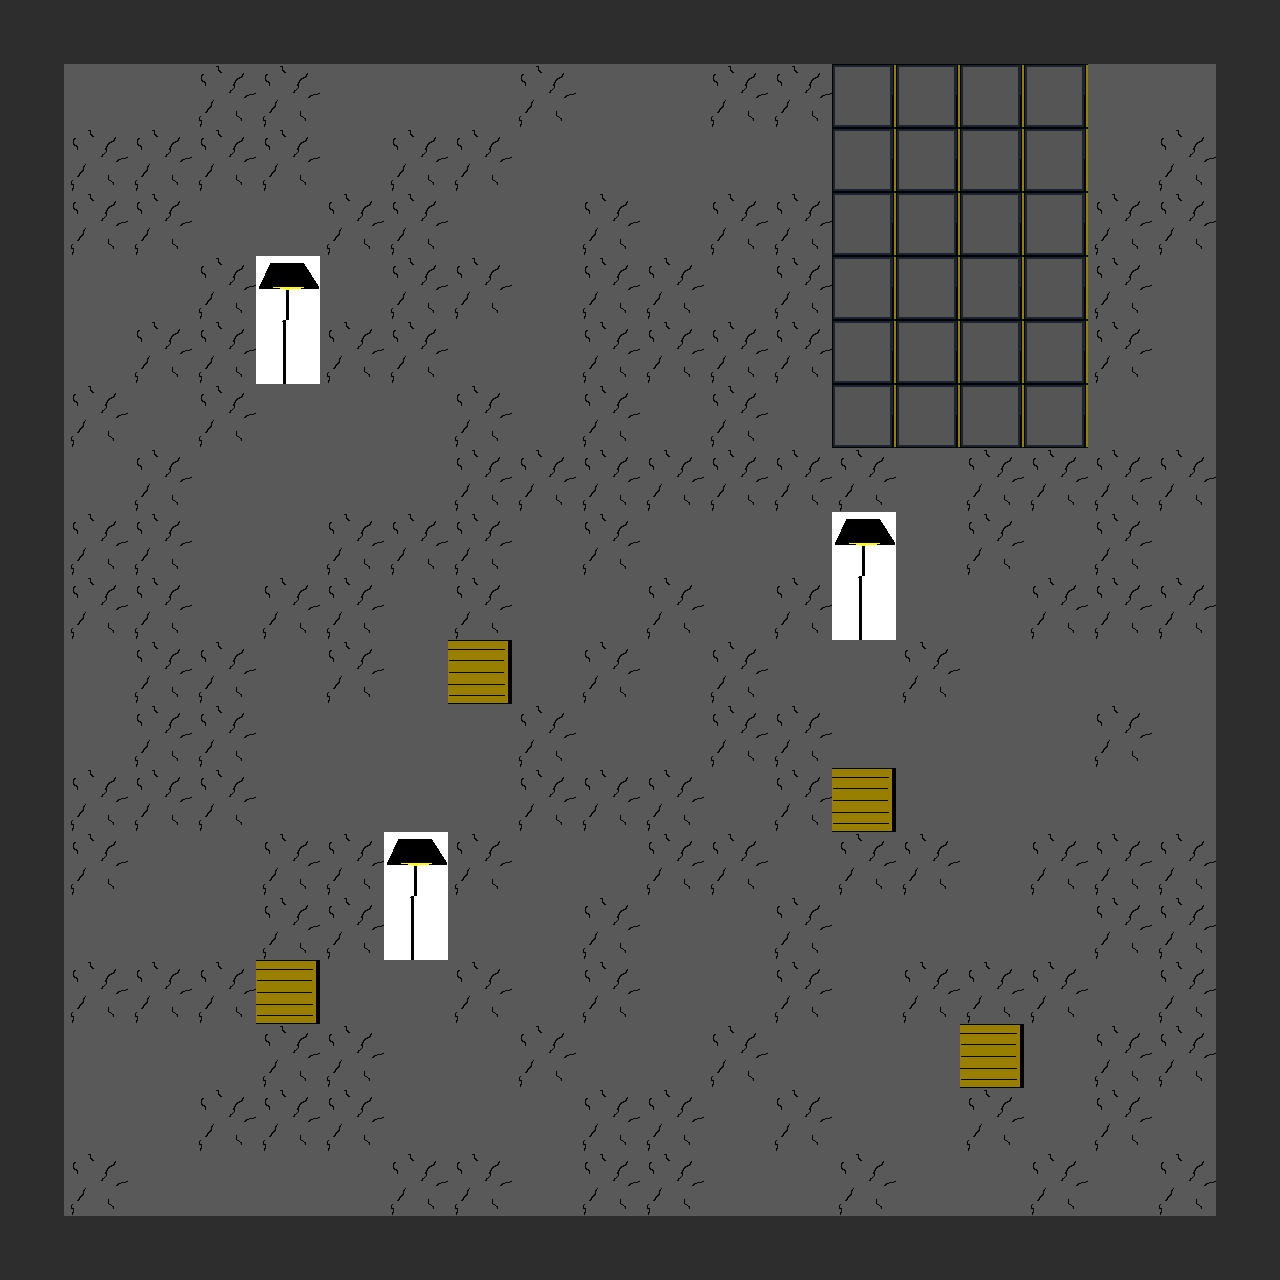

This is a level from a 2D game, rendered from its Tiled map with the project's own tilesets. A one-line summary and the complete map file follow:
An orthogonal 20x20 tile map with 64x64 px tiles, 2 tile layers (ground, objects) and 14 objects.

<map version="1.0" orientation="orthogonal" renderorder="right-down" width="20" height="20" tilewidth="64" tileheight="64" nextobjectid="17">
 <tileset firstgid="1" name="tileset" tilewidth="64" tileheight="64" tilecount="8" columns="8">
  <image source="tiles.png" width="512" height="64" />
 </tileset>
 <layer name="ground" width="20" height="20">
  <data encoding="csv">
5,5,5,5,5,5,5,5,5,5,5,5,5,5,5,5,5,5,5,5,
5,3,3,4,4,3,3,3,4,3,3,4,4,4,4,3,3,3,3,5,
5,4,4,4,4,3,4,4,3,3,3,3,3,4,3,4,4,3,4,5,
5,4,4,3,3,4,4,3,3,4,3,4,4,3,3,3,4,4,4,5,
5,3,3,4,4,3,4,4,3,4,4,3,4,4,3,3,4,4,3,5,
5,3,4,4,3,4,4,3,3,4,4,4,4,4,3,3,4,4,3,5,
5,4,3,4,3,3,3,4,3,4,3,4,3,3,4,4,3,3,3,5,
5,3,4,3,3,3,3,4,4,4,4,4,4,4,3,4,4,4,4,5,
5,4,4,3,3,4,4,4,3,4,3,3,3,4,3,4,3,4,3,5,
5,4,4,3,4,4,3,4,3,3,4,3,4,3,3,3,4,4,4,5,
5,3,4,4,3,4,3,4,3,4,3,4,3,3,4,3,3,3,3,5,
5,3,4,4,3,3,3,3,4,3,3,4,4,3,3,3,3,4,3,5,
5,4,4,4,3,3,3,3,4,4,4,3,4,4,3,3,3,3,3,5,
5,4,3,3,4,4,3,4,3,3,4,4,3,4,4,3,4,4,4,5,
5,3,3,3,4,4,4,3,3,4,3,3,4,3,3,3,3,4,4,5,
5,4,4,4,3,3,3,4,3,4,3,3,4,3,4,4,4,3,4,5,
5,3,3,3,4,4,3,3,4,3,3,4,3,3,3,4,3,4,4,5,
5,3,3,4,4,4,3,3,3,4,4,3,4,3,3,4,3,4,3,5,
5,4,3,3,3,3,4,4,3,4,4,3,3,4,3,3,4,3,4,5,
5,5,5,5,5,5,5,5,5,5,5,5,5,5,5,5,5,5,5,5
</data>
 </layer>
 <layer name="objects" width="20" height="20">
  <data encoding="csv">
0,0,0,0,0,0,0,0,0,0,0,0,0,0,0,0,0,0,0,0,
0,0,0,0,0,0,0,0,0,0,0,0,0,6,6,6,6,0,0,0,
0,0,0,0,0,0,0,0,0,0,0,0,0,6,6,6,6,0,0,0,
0,0,0,0,0,0,0,0,0,0,0,0,0,6,6,6,6,0,0,0,
0,0,0,0,2,0,0,0,0,0,0,0,0,6,6,6,6,0,0,0,
0,0,0,0,1,0,0,0,0,0,0,0,0,6,6,6,6,0,0,0,
0,0,0,0,0,0,0,0,0,0,0,0,0,6,6,6,6,0,0,0,
0,0,0,0,0,0,0,0,0,0,0,0,0,0,0,0,0,0,0,0,
0,0,0,0,0,0,0,0,0,0,0,0,0,2,0,0,0,0,0,0,
0,0,0,0,0,0,0,0,0,0,0,0,0,1,0,0,0,0,0,0,
0,0,0,0,0,0,0,7,0,0,0,0,0,0,0,0,0,0,0,0,
0,0,0,0,0,0,0,0,0,0,0,0,0,0,0,0,0,0,0,0,
0,0,0,0,0,0,0,0,0,0,0,0,0,7,0,0,0,0,0,0,
0,0,0,0,0,0,2,0,0,0,0,0,0,0,0,0,0,0,0,0,
0,0,0,0,0,0,1,0,0,0,0,0,0,0,0,0,0,0,0,0,
0,0,0,0,7,0,0,0,0,0,0,0,0,0,0,0,0,0,0,0,
0,0,0,0,0,0,0,0,0,0,0,0,0,0,0,7,0,0,0,0,
0,0,0,0,0,0,0,0,0,0,0,0,0,0,0,0,0,0,0,0,
0,0,0,0,0,0,0,0,0,0,0,0,0,0,0,0,0,0,0,0,
0,0,0,0,0,0,0,0,0,0,0,0,0,0,0,0,0,0,0,0
</data>
 </layer>
 <objectgroup name="static">
  <object id="1" x="256" y="256" width="64" height="128" />
  <object id="2" x="832" y="512" width="64" height="128" />
  <object id="3" x="832" y="64" width="256" height="384" />
  <object id="4" x="832" y="768" width="64" height="64" />
  <object id="5" x="960" y="1024" width="64" height="64" />
  <object id="6" x="384" y="832" width="64" height="128" />
  <object id="7" x="256" y="960" width="64" height="64" />
  <object id="8" x="0" y="0" width="1280" height="64" />
  <object id="9" x="0" y="64" width="64" height="1216" />
  <object id="10" x="64" y="1216" width="1216" height="64" />
  <object id="11" x="1216" y="64" width="64" height="1152" />
  <object id="12" x="448" y="640" width="64" height="64" />
 </objectgroup>
 <objectgroup name="lights">
  <object id="15" x="256" y="256" width="64" height="64" />
  <object id="16" x="832" y="512" width="64" height="64" />
 </objectgroup>
</map>